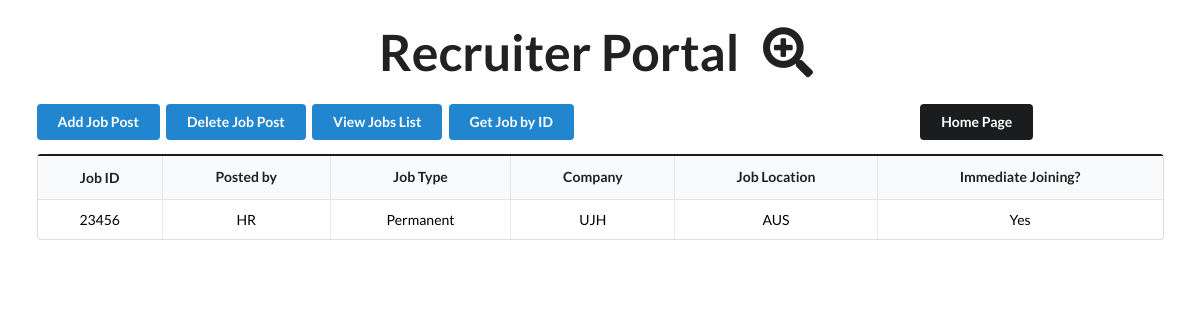
The page /recruiter/job/23456 on the database its author committed.
### Model.py (models this page shows)
class Jobs(Base):                                                                       # Creating a class Jobs of Base type
    __tablename__ = "Jobs"                                                              # with members to create instances later
    Job_ID = Column(Integer, primary_key=True)
    Posted_by = Column(String)
    Job_Type = Column(String)
    Company = Column(String)
    Job_Location = Column(String)
    Immediate_Joining = Column(String)

### main.py (the view)
@job.get("/recruiter/job/{ID}")                                                # GET request to get a job post by ID
async def job_dataid(request: Request, ID: int,
db: Session = Depends(get_db)):
    data = db.query(Jobs).filter(Jobs.Job_ID == ID).all()
    return templates.TemplateResponse("home.html",{
        "request":request,"data":data})

### templates/home.html (shortened to what this page needs)
<html>
    <head>
      <label>&nbsp;</label>
      <center><h1 style="font-size:50px;">Recruiter Portal<label>&nbsp;
      </label><i class="med search plus icon"></i></h1></center>
      <label>&nbsp;</label>
      <label>&nbsp;</label>
      <label>&nbsp;</label> <label>&nbsp;</label>
        <link rel="stylesheet"
        href="https://cdn.jsdelivr.net/npm/semantic-ui@2.4.2/dist/semantic.min.css">
    </head>
    <body>
      <div class="ui container">
        <button id="add_job_post" class="ui blue button">Add Job Post</button>
        <button id="delete_job_post" class="ui blue button">Delete Job Post</button>
        <button id="view_jobs_list" class="ui blue button">View Jobs List</button>
        <button id="get_job_by_ID" class="ui blue button">Get Job by ID</button>
        <label style="padding-right: 9cm;">
        </label>
        <button id="homepage" class="ui black button"
        onclick="location.href='http://127.0.0.1:8000/';">Home Page</button>
      <table class="ui celled black table" id="Job Posting Table">
        <thead style="color:black;text-align:center;">
          <tr>
            <th class="headings">Job ID</th>
            <th><h5 class="ui header">Posted by</h5></th>
            <th><h5 class="ui header">Job Type</h5></th>
            <th><h5 class="ui header">Company</h5></th>
            <th><h5 class="ui header">Job Location</h5></th>
            <th><h5 class="ui header">Immediate Joining?</h5></th>
          </tr>
        </thead>
        <tbody>
          {% for entry in data %}
          <tr>
            <td style="color:black;text-align:center;">{{ entry.Job_ID }}</td>
            <td style="color:black;text-align:center;">{{ entry.Posted_by }}</td>
            <td style="color:black;text-align:center;">{{ entry.Job_Type }}</td>
            <td style="color:black;text-align:center;">{{ entry.Company }}</td>
            <td style="color:black;text-align:center;">{{ entry.Job_Location }}</td>
            <td style="color:black;text-align:center;">{{ entry.Immediate_Joining }}</td>
          </tr>
          {% endfor %}
        </tbody>
      </table>
</div>
</body>
</html>

### rows shown on the page
Jobs: Job_ID "23456", Posted_by "HR", Job_Type "Permanent", Company "UJH", Job_Location "AUS", Immediate_Joining "Yes"
